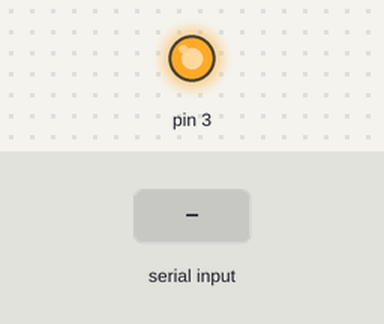
A sketch run on a simulated Arduino Uno, built with avr-gcc and run on an emulated ATmega328P. On the bench: output pins drawn as LEDs (lit = HIGH). The test bench sets the inputs (shaded band).

Above: at 1.2 s.
1.3 s: "365\n" received over Serial
Timing chart, 0 to 4.3 s (numbered marks = the images above; inputs shaded):
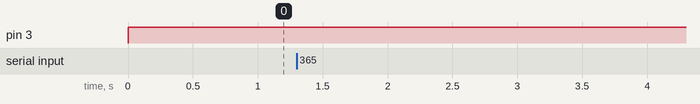

The sketch:

Serial_Comm_Test_3.ino
```cpp
byte byteRead [3]= {};
int counter= 0;
int FREQ= 0;

void setup() {
  pinMode(3, OUTPUT);
  Serial.begin(115200);
}

void loop() {
  if (Serial.available()){
    if(counter<=2){       //check data availability
      byteRead[counter] = Serial.read();
      counter++;
    }
  }
  FREQ= (byteRead[0]-48)*100+(byteRead[1]-48)*10+(byteRead[2]-48);

  if(FREQ==365){
    digitalWrite(3,LOW);
    delay(3);
    counter= 0;
  }
  digitalWrite(3,HIGH);
}
```
